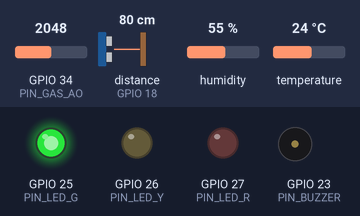
Simulated run of this sketch. Board: ESP32. Shown: output pins drawn as LEDs (lit = HIGH), buzzer (waves = sounding, pin HIGH). Wiring (from diagram.json): ultrasonic range finder: trigger GPIO 19; echo GPIO 18; DHT22 sensor: data GPIO 32. The test bench sets the inputs (shaded band); at power-on: distance to the obstacle (sensor on GPIO 18) 80 cm, GPIO 34 (PIN_GAS_AO) = 2048, humidity 55 %, temperature 24 °C (analog values on the 0–4095 scale). The echo pulse lasts 58.3 µs per cm; WiFi joins after 1.5 s; servers stay silent unless stated; uploads are accepted with an empty reply; the local clock reads 2024-03-15 10:24:30 at power-on unless the sketch sets it; random numbers use the default seed unless the sketch sets one; pins used as bus, display or sensor lines are not drawn; what the sketch prints to the serial monitor is not drawn.

Above: at 2.7 s.
2.8 s: distance to the obstacle (sensor on GPIO 18) set to 74 cm
At 7.2 s:
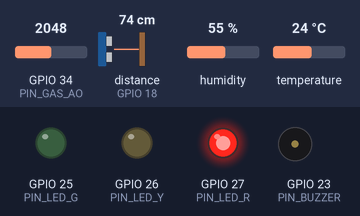
7.5 s: GPIO 34 (PIN_GAS_AO) set to 2528
12.5 s: GPIO 34 (PIN_GAS_AO) set to 2595
17.5 s: distance to the obstacle (sensor on GPIO 18) set to 67 cm
At 22.1 s:
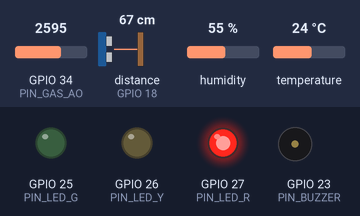
22.5 s: distance to the obstacle (sensor on GPIO 18) set to 2 cm
24.0 s: distance to the obstacle (sensor on GPIO 18) set to 60 cm
At 32.0 s:
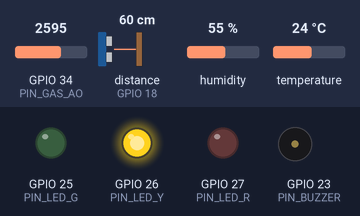
At 41.22 s:
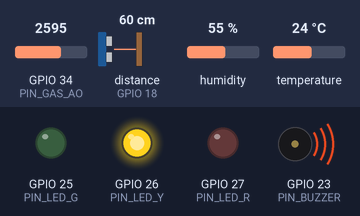
Timing chart, 0 to 72.9 s (numbered marks = the images above; inputs shaded):
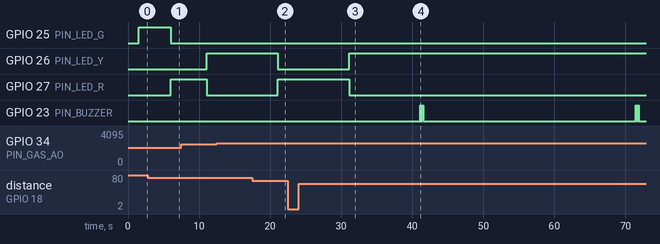

Measured:
- the behaviour switches between 80 and 79 cm on distance to the obstacle (sensor on GPIO 18) (found by bisection; images 0 and 1)
- after the input at 2.8 s, GPIO 27 (PIN_LED_R): LOW → HIGH after 3.2 s
- after the input at 12.5 s, every drawn part: stays the same
- after the input at 17.5 s, GPIO 26 (PIN_LED_Y): HIGH → LOW after 3.6 s; GPIO 27 (PIN_LED_R): LOW → HIGH after 3.6 s
- after the input at 22.5 s, every drawn part: stays the same
- after the input at 24.0 s, GPIO 26 (PIN_LED_Y): LOW → HIGH after 7.1 s; GPIO 27 (PIN_LED_R): HIGH → LOW after 7.1 s

The sketch:

sketch.ino
```cpp
/*
 * Alaga Alerta — Sensor de nível de água em bueiro/córrego (Maker Lab, FIAP GS 2026.2)
 *
 * ESP32 + HC-SR04 (sensor de proximidade: mede o nível da água) + MQ-2 (gás no bueiro)
 * + DHT22 (contexto) + 3 LEDs + buzzer.
 * IA embarcada (TinyML): árvore de decisão classifica a janela em NORMAL / ATENCAO / PERIGO.
 * Alerta local por LED e buzzer (funciona sem Wi-Fi) e envio das leituras para a API central:
 * POST /leituras. Sem Wi-Fi ou com a API fora do ar, os alertas ficam numa fila e são reenviados.
 *
 * Sem bibliotecas externas: o DHT é lido por um driver próprio (DHT_USAR_BIBLIOTECA 0).
 * Se o DHT só mostrar "[dht] leitura inválida", ponha DHT_USAR_BIBLIOTECA 1 e crie a aba
 * libraries.txt com as linhas "DHT sensor library" e "Adafruit Unified Sensor".
 */
#include <WiFi.h>
#include <HTTPClient.h>
#include <WiFiClientSecure.h>
#include <time.h>
#include <math.h>

// ============================ CONFIGURAÇÃO ============================
#define WIFI_SSID     "Wokwi-GUEST"
#define WIFI_PASSWORD ""
#define WIFI_CHANNEL  6

// Para testar antes da API existir: crie um endereço em webhook.site e cole aqui.
// Na API do MVP, a rota é POST /leituras.
#define API_URL        "https://webhook.site/COLE-SEU-ID-AQUI"
#define DEVICE_ID      "alaga-sensor-01"
#define DEVICE_KEY     "dev-key-demo"   // placeholder: NÃO é segredo real. Chave real fica fora do git.

// Ponto de instalação (EXEMPLO: troque pelo bueiro/córrego real do bairro escolhido)
#define BAIRRO         "Vila Maria"
#define SENSOR_LAT     -23.52140f
#define SENSOR_LON     -46.58780f

// Geometria: o HC-SR04 fica no topo do bueiro, apontado para baixo.
// nível = ALTURA_BUEIRO_CM - distância medida. Distância >= altura = bueiro vazio.
#define ALTURA_BUEIRO_CM     150.0f

// Fonte do nível: 0 = sensor do Wokwi (slider de distância do HC-SR04)
// 1 = NORMAL · 2 = ATENCAO · 3 = PERIGO · 4 = SUBIDA RÁPIDA (nível sobe sozinho; reinicia)
// 5 = GÁS ALTO com nível normal
#define FONTE_NIVEL    0

#define SAMPLE_INTERVAL_MS   500    // intervalo entre leituras (uma janela = 10 leituras = 5 s)
#define CONFIRM_WINDOWS      3      // janelas consecutivas de risco para confirmar o alerta
#define ALERT_COOLDOWN_MS    20000  // não reenviar a MESMA classe de alerta antes disso
#define HEARTBEAT_MS         30000  // com tudo NORMAL, envia uma leitura de rotina a cada 30 s

// ---- MQ-2 (gás combustível/esgoto acumulado no bueiro) ----
// Leitura analógica sem calibração: vale como PORCENTAGEM DA ESCALA (0..100), não como ppm.
// O limite é uma hipótese de projeto; calibrar com o sensor real antes de citar valores.
#define GAS_ALERTA_PCT       60.0f  // média da janela acima disso = gás alto (sobe NORMAL para ATENCAO)

// ---- DHT (temperatura e umidade do local) ----
#define DHT_TIPO             22    // 22 = DHT22 (peça do Wokwi) · 11 = DHT11 (sensor real)
#define DHT_USAR_BIBLIOTECA  0     // 0 = leitura própria, sem biblioteca · 1 = biblioteca Adafruit
#define DHT_INTERVAL_MS      3000
#if DHT_USAR_BIBLIOTECA
  #include <DHT.h>
#endif

// ============================ IA EMBARCADA ============================
#define WINDOW_SIZE 10
#define N_FEATURES  3

#define CLASS_NORMAL  0
#define CLASS_ATENCAO 1
#define CLASS_PERIGO  2
static const char *CLASS_NAMES[3] = {"NORMAL", "ATENCAO", "PERIGO"};

// Atributos da janela: f[0] nível médio (%), f[1] taxa de subida (%/min, regressão linear),
// f[2] nível máximo (%). Mesma conta de ml/train_classifier.py.
static inline void extractFeatures(const float *nivelPct, int n, float *out) {
  float meanY = 0, maxY = 0;
  for (int i = 0; i < n; i++) {
    meanY += nivelPct[i];
    if (nivelPct[i] > maxY) maxY = nivelPct[i];
  }
  meanY /= n;
  float num = 0, den = 0, mid = (n - 1) / 2.0f;
  for (int i = 0; i < n; i++) {
    float di = i - mid;
    num += di * (nivelPct[i] - meanY);
    den += di * di;
  }
  float slopePorAmostra = num / den;                       // % por amostra
  out[0] = meanY;
  out[1] = slopePorAmostra * (60000.0f / SAMPLE_INTERVAL_MS);  // % por minuto
  out[2] = maxY;
}

// ================= CLASSIFICADOR TinyML (gerado por ml/train_classifier.py) =================
static inline int classifyWindow(const float *f) {
  if (f[0] <= 40.003357f) {
    if (f[1] <= 4.011576f) {
      return 0;  // NORMAL
    } else {
      if (f[0] <= 10.028100f) {
        return 0;  // NORMAL
      } else {
        if (f[0] <= 29.986534f) {
          if (f[1] <= 9.989774f) {
            return 0;  // NORMAL
          } else {
            return 1;  // ATENCAO
          }
        } else {
          if (f[1] <= 16.059344f) {
            return 1;  // ATENCAO
          } else {
            return 2;  // PERIGO
          }
        }
      }
    }
  } else {
    if (f[0] <= 70.004028f) {
      if (f[1] <= 7.971433f) {
        return 1;  // ATENCAO
      } else {
        if (f[2] <= 45.888361f) {
          if (f[1] <= 16.154346f) {
            return 1;  // ATENCAO
          } else {
            return 2;  // PERIGO
          }
        } else {
          if (f[0] <= 44.965393f) {
            return 2;  // PERIGO
          } else {
            return 2;  // PERIGO
          }
        }
      }
    } else {
      return 2;  // PERIGO
    }
  }
}
// ============================ PROGRAMA ============================

// ------------------------------- Pinagem -------------------------------
#define PIN_GAS_AO   34   // MQ-2 AOUT (ADC1, ok com Wi-Fi ligado)
#define PIN_GAS_DO   33   // MQ-2 DOUT (ligado, mas não usado: a decisão usa o analógico)
#define PIN_TRIG     19
#define PIN_ECHO     18   // HC-SR04 ECHO é 5 V: no sensor real use divisor de tensão
#define PIN_DHT      32
#define PIN_LED_G    25
#define PIN_LED_Y    26
#define PIN_LED_R    27
#define PIN_BUZZER   23

// --------------------------- Estado do sensor ---------------------------
static const char *SRC_NAMES[] = {"SENSOR", "NORMAL", "ATENCAO", "PERIGO", "SUBIDA_RAPIDA", "GAS_ALTO"};

#if DHT_USAR_BIBLIOTECA
static DHT dht(PIN_DHT, DHT_TIPO);
#endif
static float tempC = NAN, umidPct = NAN;       // última leitura válida do DHT

static float winNivel[WINDOW_SIZE], winGas[WINDOW_SIZE];
static int winCount = 0;
static int badStreak = 0;                      // janelas consecutivas com risco (ATENCAO ou PERIGO)
static int lastClass = CLASS_NORMAL;           // classe da última janela (comanda os LEDs)
static int streakClass = -1;                   // classe que está sendo confirmada
static int lastSrc = -1;
static int lastReportClass = -1;               // classe do último alerta enviado
static int distFalhas = 0;
static uint32_t eventSeq = 0;
static unsigned long lastSampleMs = 0, lastReportMs = 0, lastBeatMs = 0;
static unsigned long lastDhtMs = 0, lastWifiTryMs = 0, srcStartMs = 0;
static float nivelAtualCm = 0, gasAtualPct = 0;
static bool gasAltoAtual = false;

// Fila de alertas (tolerância a falha de rede)
#define QUEUE_SIZE 8
static String queueBuf[QUEUE_SIZE];
static int qHead = 0, qCount = 0;

// ----------------------------- Utilidades -----------------------------
static void setLeds(bool g, bool y, bool r) {
  digitalWrite(PIN_LED_G, g); digitalWrite(PIN_LED_Y, y); digitalWrite(PIN_LED_R, r);
}

static void beep(int times, int onMs, int offMs) {
  for (int i = 0; i < times; i++) {
    digitalWrite(PIN_BUZZER, HIGH); delay(onMs);
    digitalWrite(PIN_BUZZER, LOW);  delay(offMs);
  }
}

static String isoTime() {
  struct tm t;
  if (getLocalTime(&t, 50)) {
    char b[25]; strftime(b, sizeof b, "%Y-%m-%dT%H:%M:%SZ", &t); return String(b);
  }
  return String("1970-01-01T00:00:00Z");  // NTP ainda não sincronizou
}

// ------------------------------ Sensores ------------------------------
// HC-SR04: distância até a superfície da água. Retorna NAN se não houve eco (leitura inválida).
static float readDistanceCm() {
  digitalWrite(PIN_TRIG, LOW); delayMicroseconds(2);
  digitalWrite(PIN_TRIG, HIGH); delayMicroseconds(10);
  digitalWrite(PIN_TRIG, LOW);
  unsigned long us = pulseIn(PIN_ECHO, HIGH, 30000UL);  // timeout 30 ms (~5 m)
  if (us == 0) return NAN;
  return us * 0.0343f / 2.0f;
}

// Nível da água em cm (0 = vazio, ALTURA_BUEIRO_CM = transbordando)
static float nivelDeDistancia(float distCm) {
  float n = ALTURA_BUEIRO_CM - distCm;
  if (n < 0) n = 0;
  if (n > ALTURA_BUEIRO_CM) n = ALTURA_BUEIRO_CM;
  return n;
}

// MQ-2: mediana de 3 leituras (filtra ruído do ADC), em % da escala (0..100)
static float readGasPct() {
  int a = analogRead(PIN_GAS_AO), b = analogRead(PIN_GAS_AO), c = analogRead(PIN_GAS_AO);
  if (a > b) { int x = a; a = b; b = x; }
  if (b > c) { int x = b; b = c; c = x; }
  if (a > b) { int x = a; a = b; b = x; }
  return b / 4095.0f * 100.0f;
}

static float noise(float amp) { return amp * ((random(-1000, 1001)) / 1000.0f); }

// Perfis de teste (FONTE_NIVEL != 0). Níveis em cm.
static void leituraPerfil(int src, float &nivelCm, float &gasPct) {
  gasPct = 10.0f + noise(2.0f);   // gás baixo, salvo no perfil 5
  float seg = (millis() - srcStartMs) / 1000.0f;
  switch (src) {
    case 1: nivelCm = 15.0f + noise(1.0f);  break;   // NORMAL
    case 2: nivelCm = 75.0f + noise(1.0f);  break;   // ATENCAO
    case 3: nivelCm = 125.0f + noise(1.0f); break;   // PERIGO
    case 5: nivelCm = 15.0f + noise(1.0f); gasPct = 85.0f + noise(3.0f); break;   // GÁS ALTO
    default: {                                        // 4: sobe 0,5 cm/s e reinicia
      float n = 20.0f + 0.5f * fmodf(seg, 240.0f);
      nivelCm = n + noise(0.5f);
    }
  }
}

static int fonteAtual() { return FONTE_NIVEL; }

// ---- Leitura do DHT sem biblioteca (protocolo de 1 fio, 40 bits) ----
#if !DHT_USAR_BIBLIOTECA
#define DHT_TIMEOUT    0xFFFFFFFFUL
#define DHT_LIMITE_US  1000
static uint32_t dhtPulso(int nivel) {
  uint32_t t0 = micros();
  while (digitalRead(PIN_DHT) == nivel) { if (micros() - t0 > DHT_LIMITE_US) return DHT_TIMEOUT; }
  return micros() - t0;
}
static bool dhtEsperar(int nivel) {            // espera a linha chegar ao nível
  uint32_t t0 = micros();
  while (digitalRead(PIN_DHT) != nivel) { if (micros() - t0 > DHT_LIMITE_US) return false; }
  return true;
}
static const char *dhtEtapa = "";              // onde a última leitura falhou (diagnóstico)
#endif

static bool dhtLerHw(float &h, float &t) {
#if DHT_USAR_BIBLIOTECA
  h = dht.readHumidity(); t = dht.readTemperature();
  return !(isnan(h) || isnan(t));
#else
  uint8_t d[5] = {0, 0, 0, 0, 0};
  uint32_t baixo[40], alto[40];
  pinMode(PIN_DHT, OUTPUT);
  digitalWrite(PIN_DHT, LOW);
  delay(DHT_TIPO == 11 ? 20 : 2);
  noInterrupts();
  pinMode(PIN_DHT, INPUT_PULLUP);
  dhtEtapa = "resposta";
  bool ok = dhtEsperar(LOW)
         && dhtPulso(LOW) != DHT_TIMEOUT
         && dhtPulso(HIGH) != DHT_TIMEOUT;
  for (int i = 0; ok && i < 40; i++) {
    baixo[i] = dhtPulso(LOW);
    alto[i]  = dhtPulso(HIGH);
    if (baixo[i] == DHT_TIMEOUT || alto[i] == DHT_TIMEOUT) { ok = false; dhtEtapa = "bits"; }
  }
  interrupts();
  if (!ok) return false;
  for (int i = 0; i < 40; i++) { d[i / 8] <<= 1; if (alto[i] > baixo[i]) d[i / 8] |= 1; }
  if ((uint8_t)(d[0] + d[1] + d[2] + d[3]) != d[4]) { dhtEtapa = "checksum"; return false; }
  if (DHT_TIPO == 11) {
    h = d[0] + d[1] / 10.0f;
    t = (d[2] & 0x7F) + (d[3] & 0x0F) / 10.0f; if (d[2] & 0x80) t = -t;
  } else {
    h = ((d[0] << 8) | d[1]) / 10.0f;
    t = (((d[2] & 0x7F) << 8) | d[3]) / 10.0f; if (d[2] & 0x80) t = -t;
  }
  return true;
#endif
}

// Mantém a última leitura válida; se a leitura falhar, registra e conserva a anterior
static void lerDht() {
  float h, t;
  for (int tentativa = 0; tentativa < 2; tentativa++) {
    if (dhtLerHw(h, t) && h >= 0 && h <= 100) { umidPct = h; tempC = t; return; }
    delay(50);
  }
#if DHT_USAR_BIBLIOTECA
  Serial.println("[dht] leitura inválida — mantendo a anterior");
#else
  Serial.printf("[dht] leitura inválida (etapa: %s) — mantendo a anterior\n", dhtEtapa);
#endif
}

// ------------------------------- Rede --------------------------------
static void connectWifi() {
  Serial.print("[wifi] conectando");
  WiFi.begin(WIFI_SSID, WIFI_PASSWORD, WIFI_CHANNEL);
  unsigned long t0 = millis();
  while (WiFi.status() != WL_CONNECTED && millis() - t0 < 10000) { delay(250); Serial.print("."); }
  if (WiFi.status() == WL_CONNECTED) {
    Serial.println(" ok");
    configTime(0, 0, "pool.ntp.org");
  } else {
    Serial.println(" FALHOU (modo offline: alertas locais continuam e ficam na fila)");
  }
}

// Retorna true se a API aceitou (HTTP 2xx)
static bool postJson(const String &body) {
  if (WiFi.status() != WL_CONNECTED) return false;
  HTTPClient http;
  WiFiClientSecure secure;
  bool https = String(API_URL).startsWith("https");
  if (https) {
    secure.setInsecure();  // SÓ para demo/simulador. Em produção: validar o certificado (setCACert).
    http.begin(secure, API_URL);
  } else {
    http.begin(API_URL);
  }
  http.setTimeout(6000);
  http.addHeader("Content-Type", "application/json");
  http.addHeader("X-Device-Id", DEVICE_ID);
  http.addHeader("X-Device-Key", DEVICE_KEY);
  int code = http.POST(body);
  http.end();
  Serial.printf("[api] POST -> HTTP %d\n", code);
  return code >= 200 && code < 300;
}

static void enqueue(const String &body) {
  if (qCount == QUEUE_SIZE) {  // fila cheia: descarta a mais antiga (e registra)
    Serial.println("[fila] cheia — descartando o alerta mais antigo");
    qHead = (qHead + 1) % QUEUE_SIZE; qCount--;
  }
  queueBuf[(qHead + qCount) % QUEUE_SIZE] = body;
  qCount++;
  Serial.printf("[fila] %d pendente(s)\n", qCount);
}

static void flushQueue() {
  while (qCount > 0) {
    if (!postJson(queueBuf[qHead])) return;  // ainda sem rede: tenta depois
    queueBuf[qHead] = "";
    qHead = (qHead + 1) % QUEUE_SIZE; qCount--;
    Serial.printf("[fila] reenviada, restam %d\n", qCount);
  }
}

// ------------------------- Montagem da leitura -------------------------
static void fmtNum(char *out, size_t n, float v, const char *fmt) {
  if (isnan(v)) snprintf(out, n, "null"); else snprintf(out, n, fmt, v);   // JSON válido sem leitura
}

// tipo: "alerta" (ATENCAO/PERIGO confirmado) ou "leitura" (rotina com tudo NORMAL)
static String buildPayload(int cls, const float *f, const char *tipo, const char *motivo, int src) {
  char sT[12], sH[12];
  fmtNum(sT, sizeof sT, tempC, "%.1f");
  fmtNum(sH, sizeof sH, umidPct, "%.0f");
  char buf[720];
  snprintf(buf, sizeof buf,
    "{\"sensor_id\":\"%s\",\"event_id\":\"%s-%lu\",\"ts\":\"%s\",\"tipo\":\"%s\","
    "\"bairro\":\"%s\",\"lat\":%.5f,\"lon\":%.5f,"
    "\"classe\":\"%s\",\"nivel_cm\":%.1f,\"nivel_pct\":%.1f,\"taxa_pct_min\":%.1f,"
    "\"gas_pct\":%.0f,\"gas_alto\":%s,\"motivo\":\"%s\",\"janelas_confirmadas\":%d,"
    "\"temperatura_c\":%s,\"umidade_pct\":%s,\"fonte\":\"%s\"}",
    DEVICE_ID, DEVICE_ID, (unsigned long)eventSeq, isoTime().c_str(), tipo,
    BAIRRO, SENSOR_LAT, SENSOR_LON,
    CLASS_NAMES[cls], f[0] * ALTURA_BUEIRO_CM / 100.0f, f[0], f[1],
    gasAtualPct, gasAltoAtual ? "true" : "false", motivo,
    tipo[0] == 'a' ? CONFIRM_WINDOWS : 1, sT, sH,
    src == 0 ? "sensor" : "teste");
  return String(buf);
}

// ------------------------------- Setup -------------------------------
void setup() {
  Serial.begin(115200);
  randomSeed(esp_random());
  pinMode(PIN_TRIG, OUTPUT); pinMode(PIN_ECHO, INPUT);
  pinMode(PIN_LED_G, OUTPUT); pinMode(PIN_LED_Y, OUTPUT); pinMode(PIN_LED_R, OUTPUT);
  pinMode(PIN_BUZZER, OUTPUT);
  pinMode(PIN_GAS_DO, INPUT);
  analogReadResolution(12);
#if DHT_USAR_BIBLIOTECA
  dht.begin();
#endif
  setLeds(false, false, false);
  Serial.println("\n=== Alaga Alerta · Sensor de nível ===");
  connectWifi();
  lerDht();
  Serial.printf("[monitor] INICIADO (automático) · bairro %s · bueiro de %.0f cm\n", BAIRRO, ALTURA_BUEIRO_CM);
  setLeds(true, false, false);
}

// ------------------------------- Loop --------------------------------
// Todo o monitoramento acontece aqui: sensores → IA → decisão → alerta local → envio.
void loop() {
  unsigned long now = millis();

  // ---- Fonte: se mudou, descarta a janela misturada ----
  int src = fonteAtual();
  if (src != lastSrc) {
    lastSrc = src; winCount = 0; badStreak = 0; streakClass = -1; srcStartMs = now;
    Serial.printf("[fonte] nível: %s\n", SRC_NAMES[src]);
  }

  // ---- Rede: tenta reconectar a cada 10 s se caiu ----
  if (WiFi.status() != WL_CONNECTED && now - lastWifiTryMs > 10000) {
    lastWifiTryMs = now; WiFi.reconnect();
  }

  // ---- DHT: temperatura e umidade do local ----
  if (now - lastDhtMs >= DHT_INTERVAL_MS) { lastDhtMs = now; lerDht(); }

  // ---- LEDs seguem a classe da última janela ----
  if (lastClass == CLASS_PERIGO)       setLeds(false, false, true);
  else if (lastClass == CLASS_ATENCAO) setLeds(false, true, false);
  else                                 setLeds(true, false, false);

  // ---- Amostragem do nível ----
  if (now - lastSampleMs < SAMPLE_INTERVAL_MS) { delay(5); return; }
  lastSampleMs = now;

  float nivelCm, gasPct;
  if (src == 0) {
    float d = readDistanceCm();
    if (isnan(d)) {                       // sem eco: ignora a amostra, não classifica com dado ruim
      if (++distFalhas % 10 == 1) Serial.println("[sensor] HC-SR04 sem eco — amostra ignorada");
      return;
    }
    distFalhas = 0;
    nivelCm = nivelDeDistancia(d);
    gasPct = readGasPct();
  } else {
    leituraPerfil(src, nivelCm, gasPct);
  }
  if (nivelCm < 0) nivelCm = 0;
  if (nivelCm > ALTURA_BUEIRO_CM) nivelCm = ALTURA_BUEIRO_CM;
  nivelAtualCm = nivelCm;
  if (gasPct < 0) gasPct = 0;
  if (gasPct > 100) gasPct = 100;
  winNivel[winCount] = nivelCm * 100.0f / ALTURA_BUEIRO_CM;
  winGas[winCount] = gasPct;
  winCount++;
  if (winCount < WINDOW_SIZE) return;
  winCount = 0;

  // ---- Janela completa: extrai atributos e classifica (TinyML) ----
  float f[N_FEATURES];
  extractFeatures(winNivel, WINDOW_SIZE, f);
  int cls = classifyWindow(f);                       // risco de alagamento (TinyML)
  float gasMedio = 0;
  for (int i = 0; i < WINDOW_SIZE; i++) gasMedio += winGas[i];
  gasMedio /= WINDOW_SIZE;
  bool gasAlto = gasMedio >= GAS_ALERTA_PCT;
  const char *motivo = "nivel";
  if (gasAlto && cls == CLASS_NORMAL) { cls = CLASS_ATENCAO; motivo = "gas"; }   // gás sobe NORMAL para ATENCAO
  else if (gasAlto)                    { motivo = "nivel+gas"; }
  lastClass = cls;
  gasAtualPct = gasMedio; gasAltoAtual = gasAlto;
  Serial.printf("[ia] nivel=%.1f cm (%.0f%%) taxa=%.1f %%/min | gas=%.0f%% %s -> %s | T=%.1fC U=%.0f%%\n",
                f[0] * ALTURA_BUEIRO_CM / 100.0f, f[0], f[1], gasMedio, gasAlto ? "(ALTO)" : "", CLASS_NAMES[cls], tempC, umidPct);

  // ---- NORMAL: zera a contagem, reenvia a fila e manda leitura de rotina ----
  if (cls == CLASS_NORMAL) {
    badStreak = 0; streakClass = -1;
    flushQueue();
    if (lastBeatMs == 0 || now - lastBeatMs >= HEARTBEAT_MS) {
      lastBeatMs = now;
      eventSeq++;
      String body = buildPayload(cls, f, "leitura", motivo, src);
      Serial.println("[leitura] " + body);
      if (!postJson(body)) Serial.println("[api] leitura de rotina não enviada (sem fila: a próxima cobre)");
    }
    return;
  }

  // ---- Risco (ATENCAO ou PERIGO): histerese de janelas consecutivas ----
  // Mudar de classe reinicia a contagem para a nova classe.
  if (cls != streakClass) { streakClass = cls; badStreak = 0; }
  badStreak++;
  if (badStreak < CONFIRM_WINDOWS) return;   // evita falso alarme por onda ou ruído passageiro
  badStreak = 0;

  // ---- Alerta confirmado: cooldown vale só para a MESMA classe ----
  if (lastReportMs != 0 && cls == lastReportClass && now - lastReportMs < ALERT_COOLDOWN_MS) {
    Serial.println("[alerta] já reportado há pouco — ignorando (cooldown)");
    return;
  }
  lastReportMs = now;
  lastReportClass = cls;
  // Alerta LOCAL primeiro: não depende de rede
  if (cls == CLASS_PERIGO) beep(3, 400, 120); else beep(2, 150, 100);
  eventSeq++;
  String body = buildPayload(cls, f, "alerta", motivo, src);
  Serial.println("[alerta] CONFIRMADO: " + body);
  if (!postJson(body)) { Serial.println("[api] falha — guardando na fila"); enqueue(body); }
}
```
